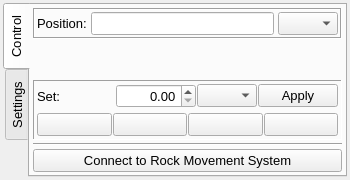
<?xml version="1.0" encoding="UTF-8"?>
<ui version="4.0">
 <class>LeuzeDistanceMeter</class>
 <widget class="QWidget" name="LeuzeDistanceMeter">
  <property name="geometry">
   <rect>
    <x>0</x>
    <y>0</y>
    <width>350</width>
    <height>180</height>
   </rect>
  </property>
  <property name="windowTitle">
   <string>Form</string>
  </property>
  <layout class="QGridLayout" name="gridLayout_4">
   <property name="leftMargin">
    <number>3</number>
   </property>
   <property name="topMargin">
    <number>3</number>
   </property>
   <property name="rightMargin">
    <number>3</number>
   </property>
   <property name="bottomMargin">
    <number>3</number>
   </property>
   <item row="0" column="0">
    <widget class="QTabWidget" name="tabWidget">
     <property name="font">
      <font>
       <pointsize>10</pointsize>
      </font>
     </property>
     <property name="tabPosition">
      <enum>QTabWidget::West</enum>
     </property>
     <property name="currentIndex">
      <number>0</number>
     </property>
     <widget class="QWidget" name="tabControl">
      <attribute name="title">
       <string>Control</string>
      </attribute>
      <layout class="QGridLayout" name="gridLayout">
       <property name="leftMargin">
        <number>3</number>
       </property>
       <property name="topMargin">
        <number>3</number>
       </property>
       <property name="rightMargin">
        <number>3</number>
       </property>
       <property name="bottomMargin">
        <number>3</number>
       </property>
       <property name="verticalSpacing">
        <number>3</number>
       </property>
       <item row="0" column="0">
        <widget class="QFrame" name="frame">
         <property name="frameShape">
          <enum>QFrame::Box</enum>
         </property>
         <property name="frameShadow">
          <enum>QFrame::Sunken</enum>
         </property>
         <layout class="QGridLayout" name="gridLayout_2">
          <property name="leftMargin">
           <number>2</number>
          </property>
          <property name="topMargin">
           <number>2</number>
          </property>
          <property name="rightMargin">
           <number>2</number>
          </property>
          <property name="bottomMargin">
           <number>2</number>
          </property>
          <property name="spacing">
           <number>4</number>
          </property>
          <item row="0" column="0">
           <widget class="QLabel" name="lblPosition">
            <property name="font">
             <font>
              <pointsize>10</pointsize>
             </font>
            </property>
            <property name="text">
             <string>Position:</string>
            </property>
           </widget>
          </item>
          <item row="0" column="1">
           <widget class="QLineEdit" name="ledDistance">
            <property name="minimumSize">
             <size>
              <width>0</width>
              <height>0</height>
             </size>
            </property>
            <property name="maximumSize">
             <size>
              <width>16777215</width>
              <height>16777215</height>
             </size>
            </property>
            <property name="font">
             <font>
              <pointsize>10</pointsize>
              <weight>75</weight>
              <bold>true</bold>
             </font>
            </property>
            <property name="alignment">
             <set>Qt::AlignRight|Qt::AlignTrailing|Qt::AlignVCenter</set>
            </property>
            <property name="readOnly">
             <bool>true</bool>
            </property>
           </widget>
          </item>
          <item row="0" column="2">
           <widget class="QComboBox" name="cboxDistance">
            <property name="maximumSize">
             <size>
              <width>60</width>
              <height>16777215</height>
             </size>
            </property>
            <property name="font">
             <font>
              <pointsize>10</pointsize>
             </font>
            </property>
           </widget>
          </item>
         </layout>
        </widget>
       </item>
       <item row="1" column="0">
        <spacer name="verticalSpacer">
         <property name="orientation">
          <enum>Qt::Vertical</enum>
         </property>
         <property name="sizeHint" stdset="0">
          <size>
           <width>20</width>
           <height>27</height>
          </size>
         </property>
        </spacer>
       </item>
       <item row="2" column="0">
        <widget class="QFrame" name="framePosControl">
         <property name="frameShape">
          <enum>QFrame::Panel</enum>
         </property>
         <property name="frameShadow">
          <enum>QFrame::Sunken</enum>
         </property>
         <layout class="QGridLayout" name="gridLayout_3">
          <property name="leftMargin">
           <number>3</number>
          </property>
          <property name="topMargin">
           <number>3</number>
          </property>
          <property name="rightMargin">
           <number>3</number>
          </property>
          <property name="bottomMargin">
           <number>3</number>
          </property>
          <property name="verticalSpacing">
           <number>5</number>
          </property>
          <item row="1" column="0">
           <layout class="QHBoxLayout" name="horizontalLayout_4">
            <property name="spacing">
             <number>1</number>
            </property>
            <item>
             <widget class="QPushButton" name="pbtBegin">
              <property name="minimumSize">
               <size>
                <width>0</width>
                <height>0</height>
               </size>
              </property>
              <property name="text">
               <string/>
              </property>
              <property name="iconSize">
               <size>
                <width>24</width>
                <height>24</height>
               </size>
              </property>
              <property name="checkable">
               <bool>true</bool>
              </property>
             </widget>
            </item>
            <item>
             <widget class="QPushButton" name="pbtBack">
              <property name="minimumSize">
               <size>
                <width>0</width>
                <height>0</height>
               </size>
              </property>
              <property name="text">
               <string/>
              </property>
              <property name="iconSize">
               <size>
                <width>24</width>
                <height>24</height>
               </size>
              </property>
              <property name="checkable">
               <bool>true</bool>
              </property>
             </widget>
            </item>
            <item>
             <widget class="QPushButton" name="pbtForward">
              <property name="minimumSize">
               <size>
                <width>0</width>
                <height>0</height>
               </size>
              </property>
              <property name="text">
               <string/>
              </property>
              <property name="iconSize">
               <size>
                <width>24</width>
                <height>24</height>
               </size>
              </property>
              <property name="checkable">
               <bool>true</bool>
              </property>
             </widget>
            </item>
            <item>
             <widget class="QPushButton" name="pbtEnd">
              <property name="minimumSize">
               <size>
                <width>0</width>
                <height>0</height>
               </size>
              </property>
              <property name="text">
               <string/>
              </property>
              <property name="iconSize">
               <size>
                <width>24</width>
                <height>24</height>
               </size>
              </property>
              <property name="checkable">
               <bool>true</bool>
              </property>
             </widget>
            </item>
           </layout>
          </item>
          <item row="0" column="0">
           <layout class="QHBoxLayout" name="horizontalLayout">
            <property name="spacing">
             <number>1</number>
            </property>
            <item>
             <widget class="QLabel" name="lblSetPosition">
              <property name="font">
               <font>
                <pointsize>10</pointsize>
               </font>
              </property>
              <property name="text">
               <string>Set:</string>
              </property>
             </widget>
            </item>
            <item>
             <widget class="QDoubleSpinBox" name="dsboxSetPosition">
              <property name="minimumSize">
               <size>
                <width>80</width>
                <height>0</height>
               </size>
              </property>
              <property name="alignment">
               <set>Qt::AlignRight|Qt::AlignTrailing|Qt::AlignVCenter</set>
              </property>
             </widget>
            </item>
            <item>
             <widget class="QComboBox" name="cboxSetDistance">
              <property name="maximumSize">
               <size>
                <width>60</width>
                <height>16777215</height>
               </size>
              </property>
              <property name="font">
               <font>
                <pointsize>10</pointsize>
               </font>
              </property>
             </widget>
            </item>
            <item>
             <widget class="QPushButton" name="pbtSet">
              <property name="minimumSize">
               <size>
                <width>0</width>
                <height>0</height>
               </size>
              </property>
              <property name="font">
               <font>
                <pointsize>10</pointsize>
               </font>
              </property>
              <property name="text">
               <string>Apply</string>
              </property>
              <property name="checkable">
               <bool>true</bool>
              </property>
             </widget>
            </item>
           </layout>
          </item>
         </layout>
        </widget>
       </item>
       <item row="3" column="0">
        <widget class="Line" name="line_4">
         <property name="orientation">
          <enum>Qt::Horizontal</enum>
         </property>
        </widget>
       </item>
       <item row="4" column="0">
        <widget class="QPushButton" name="pbtConnect">
         <property name="text">
          <string>Connect to Rock Movement System</string>
         </property>
         <property name="checkable">
          <bool>true</bool>
         </property>
        </widget>
       </item>
      </layout>
     </widget>
     <widget class="QWidget" name="tabSettings">
      <attribute name="title">
       <string>Settings</string>
      </attribute>
      <layout class="QGridLayout" name="gridLayout_7">
       <property name="leftMargin">
        <number>3</number>
       </property>
       <property name="topMargin">
        <number>3</number>
       </property>
       <property name="rightMargin">
        <number>3</number>
       </property>
       <property name="bottomMargin">
        <number>3</number>
       </property>
       <property name="spacing">
        <number>2</number>
       </property>
       <item row="0" column="0">
        <layout class="QGridLayout" name="gridLayout_5">
         <property name="spacing">
          <number>2</number>
         </property>
         <item row="0" column="0">
          <widget class="QLabel" name="lblFrom">
           <property name="font">
            <font>
             <pointsize>10</pointsize>
            </font>
           </property>
           <property name="text">
            <string>From:</string>
           </property>
          </widget>
         </item>
         <item row="0" column="1">
          <widget class="QDoubleSpinBox" name="dsboxFrom">
           <property name="font">
            <font>
             <pointsize>10</pointsize>
            </font>
           </property>
           <property name="alignment">
            <set>Qt::AlignRight|Qt::AlignTrailing|Qt::AlignVCenter</set>
           </property>
           <property name="decimals">
            <number>3</number>
           </property>
           <property name="maximum">
            <double>2.000000000000000</double>
           </property>
           <property name="singleStep">
            <double>0.100000000000000</double>
           </property>
          </widget>
         </item>
         <item row="0" column="2">
          <widget class="QComboBox" name="cboxFrom">
           <property name="maximumSize">
            <size>
             <width>60</width>
             <height>16777215</height>
            </size>
           </property>
           <property name="font">
            <font>
             <pointsize>10</pointsize>
            </font>
           </property>
          </widget>
         </item>
         <item row="1" column="0">
          <widget class="QLabel" name="lblTo">
           <property name="font">
            <font>
             <pointsize>10</pointsize>
            </font>
           </property>
           <property name="text">
            <string>To:</string>
           </property>
          </widget>
         </item>
         <item row="1" column="1">
          <widget class="QDoubleSpinBox" name="dsboxTo">
           <property name="font">
            <font>
             <pointsize>10</pointsize>
            </font>
           </property>
           <property name="alignment">
            <set>Qt::AlignRight|Qt::AlignTrailing|Qt::AlignVCenter</set>
           </property>
           <property name="decimals">
            <number>3</number>
           </property>
           <property name="maximum">
            <double>2.000000000000000</double>
           </property>
           <property name="singleStep">
            <double>0.100000000000000</double>
           </property>
          </widget>
         </item>
         <item row="1" column="2">
          <widget class="QComboBox" name="cboxTo">
           <property name="maximumSize">
            <size>
             <width>60</width>
             <height>16777215</height>
            </size>
           </property>
           <property name="font">
            <font>
             <pointsize>10</pointsize>
            </font>
           </property>
          </widget>
         </item>
         <item row="2" column="0">
          <widget class="QLabel" name="lblStep">
           <property name="font">
            <font>
             <pointsize>10</pointsize>
            </font>
           </property>
           <property name="text">
            <string>Step:</string>
           </property>
          </widget>
         </item>
         <item row="2" column="1">
          <widget class="QDoubleSpinBox" name="dsboxStep">
           <property name="font">
            <font>
             <pointsize>10</pointsize>
            </font>
           </property>
           <property name="alignment">
            <set>Qt::AlignRight|Qt::AlignTrailing|Qt::AlignVCenter</set>
           </property>
           <property name="decimals">
            <number>3</number>
           </property>
           <property name="maximum">
            <double>2.000000000000000</double>
           </property>
           <property name="singleStep">
            <double>0.100000000000000</double>
           </property>
          </widget>
         </item>
         <item row="2" column="2">
          <widget class="QComboBox" name="cboxStep">
           <property name="maximumSize">
            <size>
             <width>60</width>
             <height>16777215</height>
            </size>
           </property>
           <property name="font">
            <font>
             <pointsize>10</pointsize>
            </font>
           </property>
          </widget>
         </item>
        </layout>
       </item>
       <item row="1" column="0">
        <widget class="Line" name="line_2">
         <property name="orientation">
          <enum>Qt::Horizontal</enum>
         </property>
        </widget>
       </item>
       <item row="2" column="0">
        <layout class="QGridLayout" name="gridLayout_6">
         <property name="spacing">
          <number>2</number>
         </property>
         <item row="0" column="0">
          <widget class="QLabel" name="lblCalibrLen">
           <property name="text">
            <string>Length of Calibration Sample: </string>
           </property>
          </widget>
         </item>
         <item row="0" column="1">
          <widget class="QDoubleSpinBox" name="dsboxCalibrLength">
           <property name="alignment">
            <set>Qt::AlignRight|Qt::AlignTrailing|Qt::AlignVCenter</set>
           </property>
           <property name="readOnly">
            <bool>true</bool>
           </property>
           <property name="decimals">
            <number>2</number>
           </property>
          </widget>
         </item>
         <item row="0" column="2">
          <widget class="QComboBox" name="cboxCalibrLen">
           <property name="maximumSize">
            <size>
             <width>60</width>
             <height>16777215</height>
            </size>
           </property>
           <property name="font">
            <font>
             <pointsize>10</pointsize>
            </font>
           </property>
          </widget>
         </item>
         <item row="1" column="0">
          <widget class="QLabel" name="lblCoreDiameter">
           <property name="text">
            <string>Core Diameter:</string>
           </property>
          </widget>
         </item>
         <item row="1" column="1">
          <widget class="QDoubleSpinBox" name="dsboxCoreDiameter">
           <property name="alignment">
            <set>Qt::AlignRight|Qt::AlignTrailing|Qt::AlignVCenter</set>
           </property>
           <property name="readOnly">
            <bool>false</bool>
           </property>
           <property name="decimals">
            <number>2</number>
           </property>
          </widget>
         </item>
         <item row="1" column="2">
          <widget class="QComboBox" name="cboxCoreDiameter">
           <property name="maximumSize">
            <size>
             <width>60</width>
             <height>16777215</height>
            </size>
           </property>
           <property name="font">
            <font>
             <pointsize>10</pointsize>
            </font>
           </property>
          </widget>
         </item>
        </layout>
       </item>
       <item row="3" column="0">
        <widget class="Line" name="line">
         <property name="orientation">
          <enum>Qt::Horizontal</enum>
         </property>
        </widget>
       </item>
       <item row="4" column="0">
        <layout class="QHBoxLayout" name="horizontalLayout_5">
         <property name="spacing">
          <number>10</number>
         </property>
         <item>
          <layout class="QHBoxLayout" name="horizontalLayout_3">
           <property name="spacing">
            <number>2</number>
           </property>
           <item>
            <widget class="QLabel" name="lblZero">
             <property name="font">
              <font>
               <pointsize>10</pointsize>
              </font>
             </property>
             <property name="text">
              <string>Zero:</string>
             </property>
            </widget>
           </item>
           <item>
            <widget class="QDoubleSpinBox" name="dsboxZero">
             <property name="minimumSize">
              <size>
               <width>75</width>
               <height>0</height>
              </size>
             </property>
             <property name="font">
              <font>
               <pointsize>10</pointsize>
              </font>
             </property>
             <property name="alignment">
              <set>Qt::AlignRight|Qt::AlignTrailing|Qt::AlignVCenter</set>
             </property>
             <property name="readOnly">
              <bool>true</bool>
             </property>
             <property name="decimals">
              <number>2</number>
             </property>
             <property name="maximum">
              <double>2.000000000000000</double>
             </property>
             <property name="singleStep">
              <double>0.100000000000000</double>
             </property>
            </widget>
           </item>
           <item>
            <widget class="QComboBox" name="cboxStep_2">
             <property name="maximumSize">
              <size>
               <width>60</width>
               <height>16777215</height>
              </size>
             </property>
             <property name="font">
              <font>
               <pointsize>10</pointsize>
              </font>
             </property>
            </widget>
           </item>
          </layout>
         </item>
         <item>
          <layout class="QHBoxLayout" name="horizontalLayout_2">
           <property name="spacing">
            <number>2</number>
           </property>
           <item>
            <widget class="QPushButton" name="pbtSetZero">
             <property name="maximumSize">
              <size>
               <width>60</width>
               <height>16777215</height>
              </size>
             </property>
             <property name="font">
              <font>
               <pointsize>10</pointsize>
              </font>
             </property>
             <property name="text">
              <string>Set &quot;0&quot;</string>
             </property>
            </widget>
           </item>
           <item>
            <widget class="QPushButton" name="pbtClear">
             <property name="maximumSize">
              <size>
               <width>60</width>
               <height>16777215</height>
              </size>
             </property>
             <property name="text">
              <string>Clear</string>
             </property>
            </widget>
           </item>
          </layout>
         </item>
        </layout>
       </item>
      </layout>
     </widget>
    </widget>
   </item>
  </layout>
 </widget>
 <resources/>
 <connections/>
</ui>
